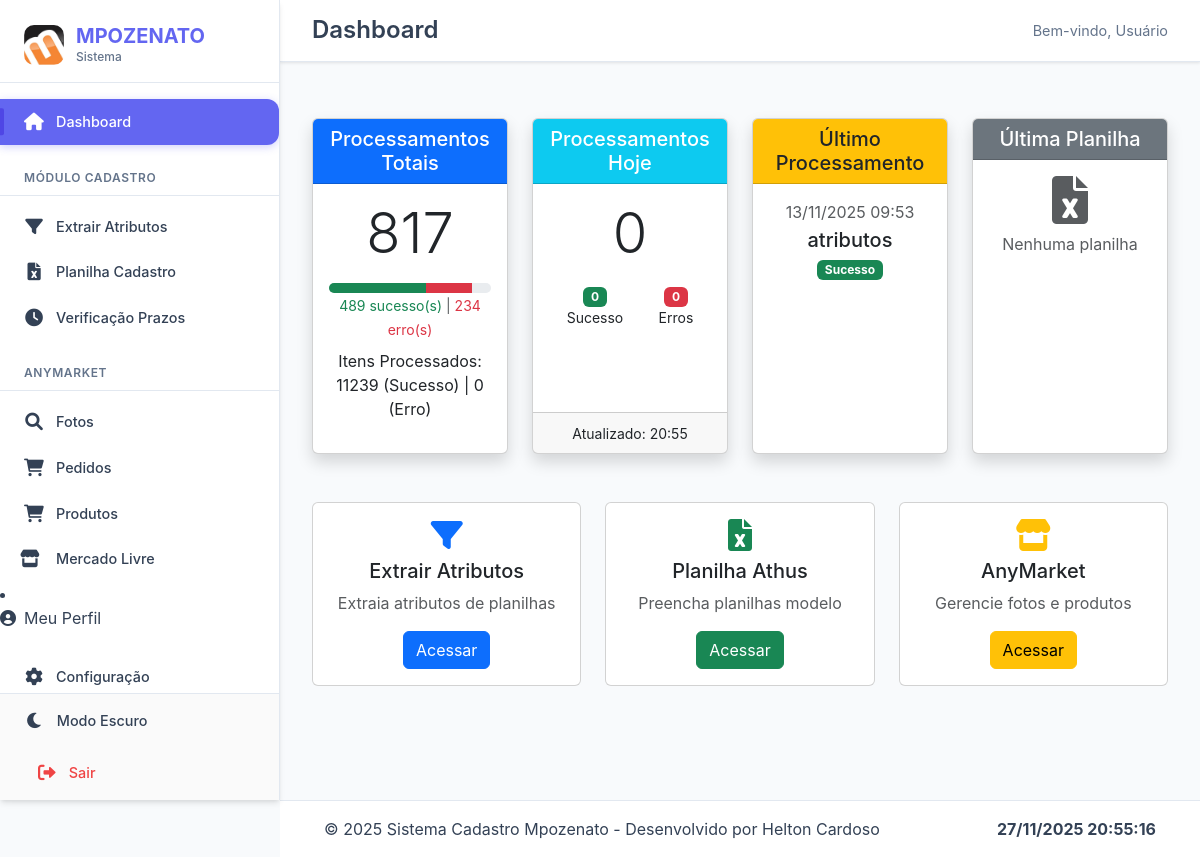
Before: / with the older database file.
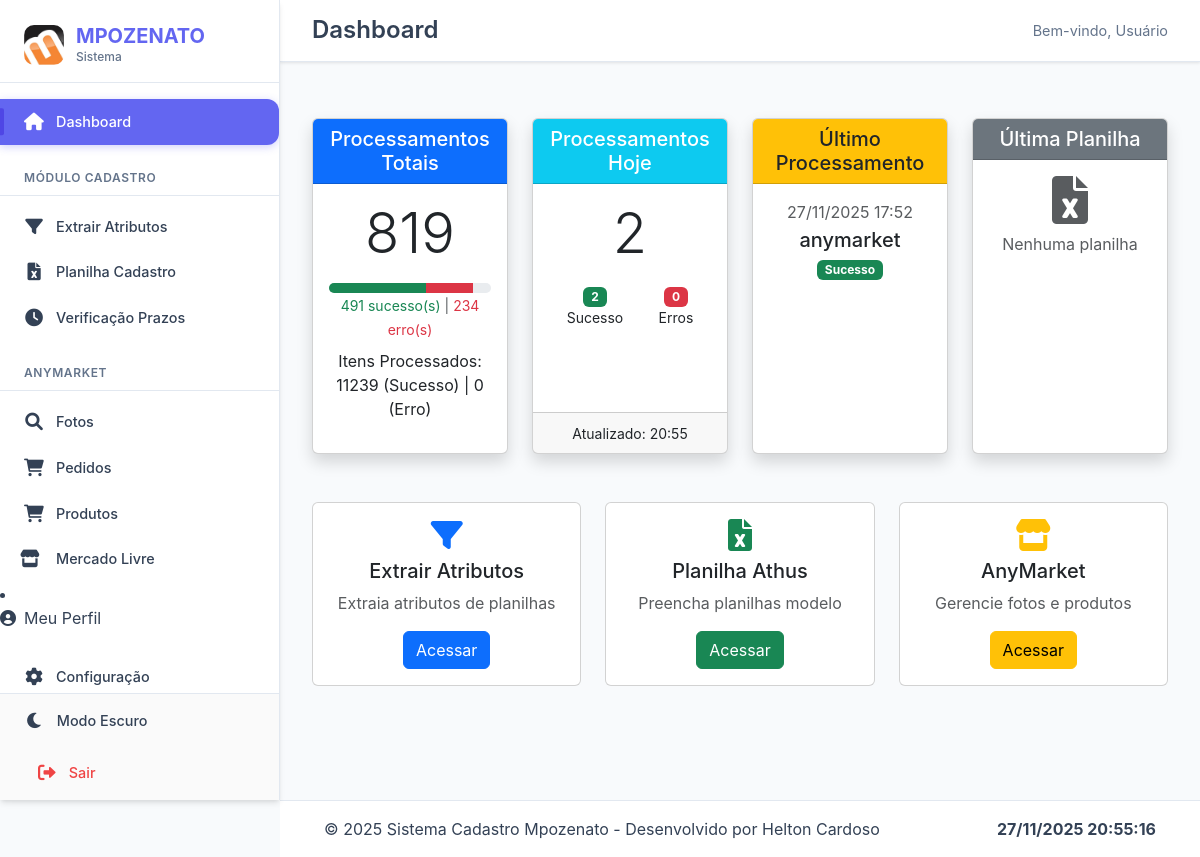
After: the same page with the newer database file.
### models.py (models this page shows)
class Processo(db.Model):
    __tablename__ = 'processos'
    id = db.Column(db.Integer, primary_key=True)
    modulo = db.Column(db.String(50), nullable=False)
    data = db.Column(db.DateTime, default=datetime.now, nullable=False)
    status = db.Column(db.String(20), nullable=False)
    qtd_itens = db.Column(db.Integer, default=0, nullable=False)
    tempo_execucao = db.Column(db.Float, default=0.0, nullable=False)
    usuario = db.Column(db.String(50), default='Sistema', nullable=False)
    erro_mensagem = db.Column(db.Text)

### app.py (the view)
@app.route('/')
def home():
    try:
        stats = get_processing_stats()
        ultima_planilha, ultima_planilha_data = obter_ultima_planilha()
        return render_template(
            'home.html',
            active_page='home',
            total_processamentos=stats['total'],
            processos_sucesso=stats['sucessos_total'],
            processos_erro=stats['erros_total'],
            processamentos_hoje=stats['hoje'],
            hoje_sucesso=stats['sucessos_hoje'],
            hoje_erro=stats['erros_hoje'],
            ultima_execucao=stats['ultima'],
            ultima_planilha=ultima_planilha,
            ultima_planilha_data=ultima_planilha_data,
            total_itens_sucesso=stats['total_itens_sucesso'],
            total_itens_erro=stats['total_itens_erro'],
            now=datetime.now()
        )
    except Exception as e:
        app.logger.error(f"Erro na rota home: {str(e)}")
        return render_template('error.html'), 500

### app.py (called while the page is built)
def contar_processos_hoje(modulo="cadastro"):
    from log_utils import contar_processos_hoje as contar_logs  # Importa a função original
    return contar_logs(modulo)  # Delega para a função de log_utils.py

@app.context_processor
def inject_stats():
    return {
        'count_processos_hoje': contar_processos_hoje(),
        'now': datetime.now()
    }

### log_utils.py (called while the page is built)
def contar_processos_hoje(modulo: str) -> int:
    with current_app.app_context():
        hoje = datetime.now().date()
        return Processo.query.filter(
            Processo.modulo == modulo,
            db.func.date(Processo.data) == hoje
        ).count()

### templates/home.html (shortened to what this page needs)
{% extends "base.html" %}
{% block content %}
<div id="conteudoPrincipal">
  <div class="row mt-4">
    <div class="col-md-3 mb-4">
      <div class="card text-center shadow h-100">
        <div class="card-header bg-primary text-white">
          <h5 class="card-title mb-0">Processamentos Totais</h5>
        </div>
        <div class="card-body">
          <p class="display-4">{{ total_processamentos }}</p>
          <div class="progress mt-2" style="height: 10px;">
            <div class="progress-bar bg-success" style="width: {{ (processos_sucesso/total_processamentos*100 if total_processamentos > 0 else 0)|round(1) }}%"></div>
            <div class="progress-bar bg-danger" style="width: {{ (processos_erro/total_processamentos*100 if total_processamentos > 0 else 0)|round(1) }}%"></div>
          </div>
          <small class="text-muted">
            <span class="text-success">{{ processos_sucesso }} sucesso(s)</span> |
            <span class="text-danger">{{ processos_erro }} erro(s)</span>
          </small>
          <p class="mt-2">Itens Processados: {{ total_itens_sucesso }} (Sucesso) | {{ total_itens_erro }} (Erro)</p>
        </div>
      </div>
    </div>
    <div class="col-md-3 mb-4">
      <div class="card text-center shadow h-100">
        <div class="card-header bg-info text-white">
          <h5 class="card-title mb-0">Processamentos Hoje</h5>
        </div>
        <div class="card-body">
          <p class="display-4">{{ processamentos_hoje }}</p>
          <div class="d-flex justify-content-around">
            <div>
              <span class="badge bg-success">{{ hoje_sucesso }}</span>
              <small class="d-block">Sucesso</small>
            </div>
            <div>
              <span class="badge bg-danger">{{ hoje_erro }}</span>
              <small class="d-block">Erros</small>
            </div>
          </div>
        </div>
        <div class="card-footer">
          <small>Atualizado: {{ now.strftime('%H:%M') }}</small>
        </div>
      </div>
    </div>
    <div class="col-md-3 mb-4">
      <div class="card text-center shadow h-100">
        <div class="card-header bg-warning text-dark">
          <h5 class="card-title mb-0">Último Processamento</h5>
        </div>
        <div class="card-body">
          {% if ultima_execucao %}
            <p class="text-muted mb-1">{{ ultima_execucao.split('|')[0]|trim }}</p>
            <p class="h5 mb-1">{{ ultima_execucao.split('|')[1]|trim }}</p>
            <span class="badge bg-{{ 'success' if 'sucesso' in ultima_execucao.lower() else 'danger' }}">
              {{ 'Sucesso' if 'sucesso' in ultima_execucao.lower() else 'Erro' }}
            </span>
          {% else %}
            <p class="text-muted">Nenhum registro</p>
          {% endif %}
        </div>
      </div>
    </div>
    <div class="col-md-3 mb-4">
      <div class="card text-center shadow h-100">
        <div class="card-header bg-secondary text-white">
          <h5 class="card-title mb-0">Última Planilha</h5>
        </div>
        <div class="card-body">
          {% if ultima_planilha %}
            <i class="fas fa-file-excel fa-3x text-success mb-2"></i>
            <p class="mb-1 text-truncate" title="{{ ultima_planilha }}">
              {{ ultima_planilha.split('/')[-1] }}
            </p>
            <small class="text-muted">
              {{ ultima_planilha_data|default('Data desconhecida') }}
            </small>
          {% else %}
            <i class="fas fa-file-excel fa-3x text-muted mb-2"></i>
            <p class="text-muted">Nenhuma planilha</p>
          {% endif %}
        </div>
      </div>
    </div>
  </div>
</div>
<div class="row mt-4">
  <div class="col-md-4 mb-3">
    <div class="card text-center">
      <div class="card-body">
        <i class="fas fa-filter fa-2x text-primary mb-2"></i>
        <h5>Extrair Atributos</h5>
        <p class="text-muted">Extraia atributos de planilhas</p>
        <a href="{{ url_for('extrair_atributos') }}" class="btn btn-primary">Acessar</a>
      </div>
    </div>
  </div>
  <div class="col-md-4 mb-3">
    <div class="card text-center">
      <div class="card-body">
        <i class="fas fa-file-excel fa-2x text-success mb-2"></i>
        <h5>Planilha Athus</h5>
        <p class="text-muted">Preencha planilhas modelo</p>
        <a href="{{ url_for('preencher_planilha') }}" class="btn btn-success">Acessar</a>
      </div>
    </div>
  </div>
  <div class="col-md-4 mb-3">
    <div class="card text-center">
      <div class="card-body">
        <i class="fas fa-store fa-2x text-warning mb-2"></i>
        <h5>AnyMarket</h5>
        <p class="text-muted">Gerencie fotos e produtos</p>
        <a href="{{ url_for('consultar_anymarket') }}" class="btn btn-warning">Acessar</a>
      </div>
    </div>
  </div>
</div>
{% endblock %}

### templates/base.html (shortened to what this page needs)
<!DOCTYPE html>
<html lang="pt-br">
<head>
  <link href="https://cdn.jsdelivr.net/npm/bootstrap@5.3.0/dist/css/bootstrap.min.css" rel="stylesheet">
  <link rel="stylesheet" href="https://cdnjs.cloudflare.com/ajax/libs/font-awesome/6.0.0/css/all.min.css">
  <link rel="stylesheet" href="{{ url_for('static', filename='css/base.css') }}">
</head>
<body>
  <div class="sidebar-wrapper">
    <nav class="sidebar">
      <div class="sidebar-header">
        <div class="logo-container">
          <img src="{{ url_for('static', filename='img/logo-empresa.png') }}" class="logo-img" alt="MPOZENATO">
          <div class="logo-text">
            <span class="brand-name">MPOZENATO</span>
            <small class="brand-subtitle">Sistema</small>
          </div>
        </div>
      </div>
      <div class="sidebar-menu">
        <div class="menu-group">
          <a href="{{ url_for('home') }}" class="menu-item {% if active_page == 'home' %}active{% endif %}">
            <div class="menu-icon">
              <i class="fas fa-home"></i>
            </div>
            <span class="menu-text">Dashboard</span>
          </a>
        </div>
        <div class="menu-group">
          <div class="menu-title">MÓDULO CADASTRO</div>
          <a href="{{ url_for('extrair_atributos') }}" class="menu-item {% if active_page == 'extrair_atributos' %}active{% endif %}">
            <div class="menu-icon">
              <i class="fas fa-filter"></i>
            </div>
            <span class="menu-text">Extrair Atributos</span>
          </a>
          <a href="{{ url_for('preencher_planilha') }}" class="menu-item {% if active_page == 'preencher_planilha' %}active{% endif %}">
            <div class="menu-icon">
              <i class="fas fa-file-excel"></i>
            </div>
            <span class="menu-text">Planilha Cadastro</span>
          </a>
          <a href="{{ url_for('comparar_prazos') }}" class="menu-item {% if active_page == 'comparar-prazos' %}active{% endif %}">
            <div class="menu-icon">
              <i class="fas fa-clock"></i>
            </div>
            <span class="menu-text">Verificação Prazos</span>
          </a>
        </div>
        <div class="menu-group">
          <div class="menu-title">ANYMARKET</div>
          <a href="{{ url_for('consultar_anymarket') }}" class="menu-item {% if active_page == 'consultar_anymarket' %}active{% endif %}">
            <div class="menu-icon">
              <i class="fas fa-search"></i>
            </div>
            <span class="menu-text">Fotos</span>
          </a>
          <a href="{{ url_for('pedidos_anymarket') }}" class="menu-item {% if active_page == 'pedidos' %}active{% endif %}">
            <div class="menu-icon">
              <i class="fas fa-shopping-cart"></i>
            </div>
            <span class="menu-text">Pedidos</span>
          </a>
          <a href="{{ url_for('consultar_produto') }}" class="menu-item {% if active_page == 'consultar_produto' %}active{% endif %}">
            <div class="menu-icon">
              <i class="fas fa-shopping-cart"></i>
            </div>
            <span class="menu-text">Produtos</span>
          </a>
          <a href="{{ url_for('consultar_mercado_livre') }}" class="menu-item {% if active_page == 'consultar_mercado_livre' %}active{% endif %}">
              <div class="menu-icon">
                  <i class="fas fa-store me-2"></i>
              </div>
              <span class="menu-text">Mercado Livre</span>
          </a>
          <li class="nav-item">
              <a class="nav-link {% if active_page == 'perfil_mercado_livre' %}active{% endif %}"
                href="{{ url_for('perfil_mercado_livre') }}">
                  <i class="fas fa-user-circle me-2"></i>Meu Perfil
              </a>
          </li>
        </div>
        <div class="menu-group">
          <a href="{{ url_for('configurar_tokens') }}" class="menu-item {% if active_page == 'configuracao' %}active{% endif %}">
            <div class="menu-icon">
              <i class="fas fa-cog"></i>
            </div>
            <span class="menu-text">Configuração</span>
          </a>
        </div>
      </div>
      <div class="sidebar-footer">
        <button id="btn-dark-mode" class="btn-dark-mode">
          <div class="menu-icon">
            <i class="fas fa-moon"></i>
          </div>
          <span class="menu-text">Modo Escuro</span>
        </button>
        <a href="#" class="menu-item logout-item">
          <div class="menu-icon">
            <i class="fas fa-sign-out-alt"></i>
          </div>
          <span class="menu-text">Sair</span>
        </a>
      </div>
    </nav>
  </div>
  <main class="main-content">
    <div class="top-bar">
      <div class="top-bar-title">
        <h4>{% block page_title %}{{ page_title | default('Dashboard') }}{% endblock %}</h4>
      </div>
      <div class="top-bar-actions">
        <div class="user-info">
          <span>Bem-vindo, Usuário</span>
        </div>
      </div>
    </div>
    <div class="content-wrapper">
      {% block content %}{% endblock %}
    </div>
  </main>
  <footer class="global-footer">
    <div class="container-fluid">
      <div class="row align-items-center">
        <div class="col">
          <span>&copy; {{ now.year }} Sistema Cadastro Mpozenato - Desenvolvido por Helton Cardoso</span>
        </div>
        <div class="col-auto">
          <span id="clock" class="fw-bold"></span>
        </div>
      </div>
    </div>
  </footer>
</body>
</html>

### static/css/base.css (style rules this page uses)
:root { --sidebar-width: 280px; --sidebar-collapsed-width: 80px; --primary-color: #6366f1; --primary-dark: #4f46e5; --bg-color: #f8fafc; --text-color: #334155; --border-color: #e2e8f0; --sidebar-bg: #ffffff; --menu-hover: #f1f5f9; --shadow: 0 4px 6px -1px rgba(0, 0, 0, 0.1), 0 2px 4px -1px rgba(0, 0, 0, 0.06); }
* { margin: 0; padding: 0; box-sizing: border-box; }
body { font-family: 'Inter', -apple-system, BlinkMacSystemFont, sans-serif; background-color: var(--bg-color); color: var(--text-color); overflow-x: hidden; }
.sidebar-wrapper { position: fixed; left: 0; top: 0; height: 100vh; width: var(--sidebar-width); background: var(--sidebar-bg); border-right: 1px solid var(--border-color); box-shadow: var(--shadow); z-index: 1000; transition: all 0.3s cubic-bezier(0.4, 0, 0.2, 1); }
.sidebar { display: flex; flex-direction: column; height: 100%; padding: 0; }
.sidebar-header { padding: 1.5rem 1.5rem 1rem; border-bottom: 1px solid var(--border-color); }
.logo-container { display: flex; align-items: center; gap: 0.75rem; }
.logo-img { width: 40px; height: 40px; border-radius: 10px; object-fit: cover; }
.logo-text { display: flex; flex-direction: column; }
.brand-name { font-size: 1.25rem; font-weight: 700; color: var(--primary-color); line-height: 1.2; }
.brand-subtitle { font-size: 0.75rem; color: #64748b; font-weight: 500; }
.sidebar-menu { flex: 1; padding: 1rem 0; overflow-y: auto; }
.menu-group { margin-bottom: 1.5rem; }
.menu-title { font-size: 0.75rem; font-weight: 600; color: #64748b; text-transform: uppercase; letter-spacing: 0.05em; padding: 0 1.5rem 0.5rem; margin-bottom: 0.5rem; border-bottom: 1px solid var(--border-color); }
.menu-item { display: flex; align-items: center; gap: 0.75rem; padding: 0.75rem 1.5rem; color: var(--text-color); text-decoration: none; border: none; background: none; width: 100%; transition: all 0.2s ease; position: relative; }
.menu-item.active { background-color: var(--primary-color); color: white; border-radius: 0 12px 12px 0; margin-right: 1rem; box-shadow: 0 2px 8px rgba(99, 102, 241, 0.3); }
.menu-item.active::before { content: ''; position: absolute; left: 0; top: 50%; transform: translateY(-50%); width: 4px; height: 60%; background: var(--primary-dark); border-radius: 0 2px 2px 0; }
.menu-icon { width: 20px; height: 20px; display: flex; align-items: center; justify-content: center; font-size: 1.1rem; }
.menu-text { font-weight: 500; font-size: 0.9rem; white-space: nowrap; }
.sidebar-footer { padding: 0.3rem 0.8rem; border-top: 1px solid var(--border-color); background: rgba(0, 0, 0, 0.02); font-size: 0.9rem; line-height: 1.1; }
.btn-dark-mode { display: flex; align-items: center; gap: 0.75rem; padding: 0.75rem; width: 100%; border: none; background: none; color: var(--text-color); border-radius: 8px; transition: all 0.2s ease; margin-bottom: 0.5rem; }
.logout-item { color: #ef4444 !important; }
.main-content { margin-left: var(--sidebar-width); min-height: 100vh; transition: all 0.3s cubic-bezier(0.4, 0, 0.2, 1); display: flex; flex-direction: column; }
.top-bar { display: flex; align-items: center; justify-content: space-between; padding: 1rem 2rem; background: var(--sidebar-bg); border-bottom: 1px solid var(--border-color); box-shadow: 0 1px 3px rgba(0, 0, 0, 0.1); }
.top-bar-title h4 { margin: 0; font-weight: 600; color: var(--text-color); }
.user-info { font-size: 0.9rem; color: #64748b; }
.content-wrapper { flex: 1; padding: 2rem; }
.global-footer { background: var(--sidebar-bg); border-top: 1px solid var(--border-color); padding: 1rem 2rem; margin-left: var(--sidebar-width); transition: all 0.3s ease; }
.menu-item { animation: slideIn 0.3s ease-out; }

Changed rows visible on the page:
no longer on this page (row unchanged): Processo: modulo "atributos", status "Sucesso"
added Processo: modulo "anymarket", status "Sucesso"
Other visible differences:
{{ total_processamentos }}: "817" → "819"
{{ processos_sucesso }}: "489" → "491"
{{ processamentos_hoje }}: "0" → "2"
{{ hoje_sucesso }}: "0" → "2"
{{ ultima_execucao.split('|')[0]|trim }}: "13/11/2025 09:53" → "27/11/2025 17:52"
